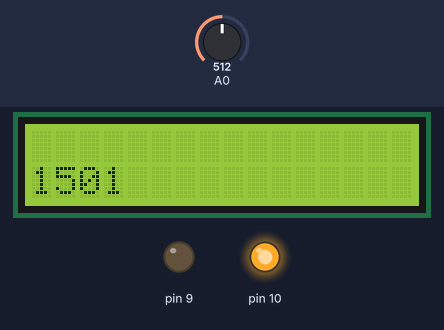
A sketch run on a simulated Arduino Uno, built with avr-gcc and run on an emulated ATmega328P. Parts: 16×2 character LCD, output pins drawn as LEDs (lit = HIGH). Dashed ring = blinking. Inputs (shaded band) come from the test bench; at power-on: A0 = 512. What the sketch prints to the serial monitor is not drawn.

Above: at 1.2 s.
1.3 s: A0 set to 122
At 3.6 s:
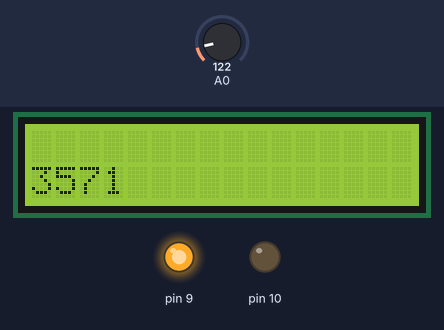
6.3 s: A0 set to 0
At 8.1 s:
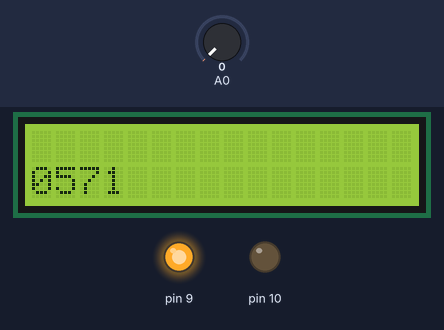
10.2 s: A0 set to 306
At 11.8 s:
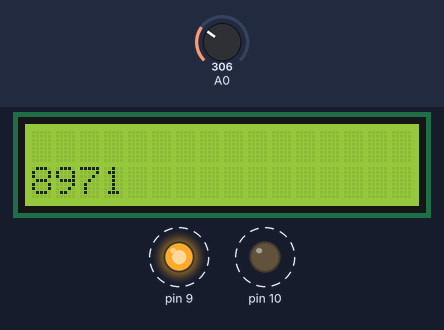
Timing chart, 0 to 20.1 s (numbered marks = the images above; inputs shaded):
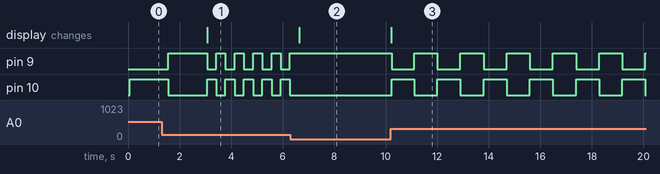

The sketch:

pot_time_led_code.ino
```cpp
#include<LiquidCrystal.h>
LiquidCrystal lcd(7,6,5,4,3,2);
void setup() {
  // put your setup code here, to run once:
  pinMode(A0,INPUT);
  pinMode(10,OUTPUT);
  pinMode(9,OUTPUT);
  lcd.begin(16,2);
  Serial.begin(9600);

}

void loop() {
  // put your main code here, to run repeatedly:
  int a = analogRead(A0);
  int delay_time = map(a, 0, 1023, 0, 3000);

  /*lcd.setCursor(0,0);
  lcd.print(delay_time);*/

  lcd.setCursor(0, 1);
  lcd.print(delay_time);
  Serial.println(delay_time);

  digitalWrite(10,HIGH);
  digitalWrite(9,LOW);
  delay(delay_time);

  digitalWrite(10,LOW);
  digitalWrite(9,HIGH);
  delay(delay_time);


}
```

Measured:
- after the input at 1.3 s, the display: changes after 1.8 s (image 1)
- after the input at 6.3 s, pin 9: stops changing and stays HIGH; pin 10: stops changing and stays LOW; the display: changes after 0.34 s (image 2)
- after the input at 10.2 s, pin 9, pin 10: alternates HIGH for 0.90 s and LOW for 0.90 s, starting at once; the display: changes at once (image 3)
- by itself, pin 9: repeats every 0.72 s: LOW 0.36 s, HIGH 0.36 s
- by itself, pin 10: repeats every 0.72 s: HIGH 0.36 s, LOW 0.36 s
